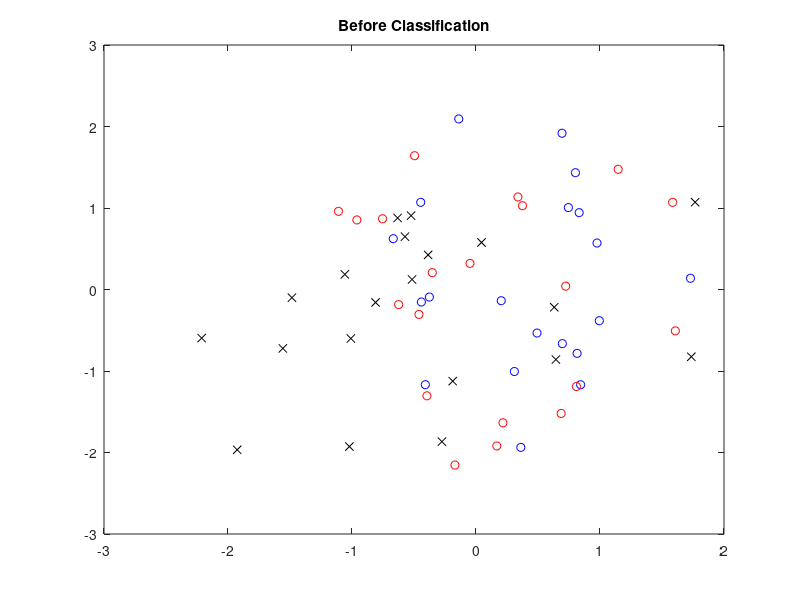
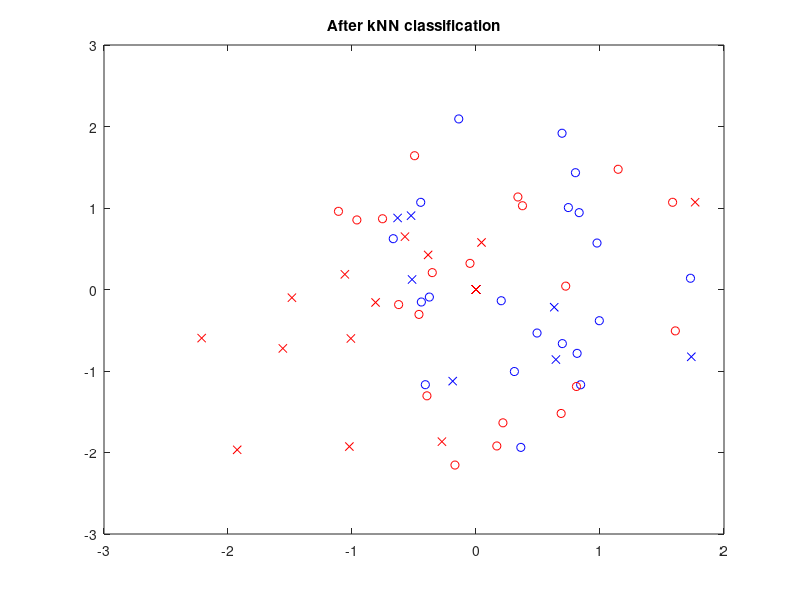
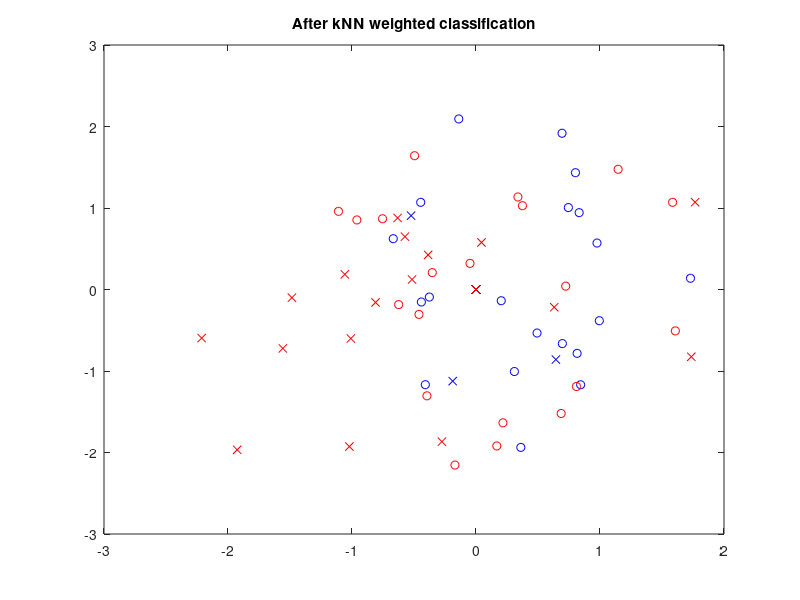

Write the MATLAB code that produced these figures, in order.
clc
clear
close all

%K number of nearest neighbours
K=3;

%create 2 classes Blue and Red
N=20;
Blue=randn(2,N);
Red=randn(2,N);

%create a bunch of random points to classify
n=20;
Black=randn(4,n);

%before classification
plot(Blue(1,:),Blue(2,:),'bo',Red(1,:),Red(2,:),'ro'...
    ,Black(1,:),Black(2,:),'kx');
title('Before Classification');



%euclidean distances between every black point and
%every blue and red point
db=zeros(N,n);
dr=zeros(N,n);
for i=1:length(Blue)
    for j=1:length(Black)
        db(i,j)=sqrt(((Blue(1,i)-Black(1,j)).^2+((Blue(2,i)-Black(2,j)).^2)));
        dr(i,j)=sqrt(((Red(1,i)-Black(1,j)).^2+((Red(2,i)-Black(2,j)).^2)));
    end
end

%sort distances for every black point

 blktobludist=sort(db);
 blktoreddist=sort(dr);


%take only first K distances for every black point
Kblktobludist=blktobludist(1:K,:);
Kblktoreddist=blktoreddist(1:K,:);

X=zeros(1,length(Black));
Kblktobludist=vertcat(Kblktobludist,X);
Kblktoreddist=vertcat(Kblktoreddist,X);

%Compare both the distance vectors find the first K nearest whether 
%blue or red
for j=1:length(Black)
    blu=0;
    red=0;
    weightedblu=0;
    weightedred=0;
    count=0;
    temp1=Kblktobludist(1,j);
    temp2=Kblktoreddist(1,j);
    while blu+red < K
        if temp1<temp2
            blu=blu+1;
            
            %assigning weights to blue points
            weightedblu= weightedblu + (K-count)/(K*(K+1)/2);
            count=count+1;
            temp1=Kblktobludist(blu+1,j);
        else
            red=red+1;
            
            %assigning weights to red points
            weightedred= weightedred + (K-count)/(K*(K+1)/2);
            count=count+1;
            temp2=Kblktoreddist(red+1,j);
        end
       
        blupointsdist=Kblktobludist(1:blu,j);
        redpointsdist=Kblktoreddist(1:red,j);
        
        %K nearest neightbours compare no. of blue and red
        if blu>red
            tag = 1;
        else
            tag = 0;
        end
    
        if tag==1
            Black(3,j)=1;
        else
            Black(3,j)=0;
        end
        
        %Compare weights of K nearest neighbours
        if weightedblu>weightedred
            tag = 1;
        else
            tag = 0;
        end
    
        if tag==1
            Black(4,j)=1;
        else
            Black(4,j)=0;
        end
    end
end

%assigning matrices for kNN
Blux=zeros(4,length(Black));
Redx=zeros(4,length(Black));
for k=1:length(Black)
    if Black(3,k)==1
        Blux(:,k)=Black(:,k);
    else 
        Redx(:,k)=Black(:,k);
    end
end

%assigning matrices for kNN with weights
wBlux=zeros(4,length(Black));
wRedx=zeros(4,length(Black));
for k=1:length(Black)
    if Black(4,k)==1
        wBlux(:,k)=Black(:,k);
    else 
        wRedx(:,k)=Black(:,k);
    end
end


figure
plot(Blue(1,:),Blue(2,:),'bo',Red(1,:),Red(2,:),'ro'...
   ,Blux(1,:),Blux(2,:),'bx', Redx(1,:),Redx(2,:),'rx');
title('After kNN classification');


figure
plot(Blue(1,:),Blue(2,:),'bo',Red(1,:),Red(2,:),'ro'...
   ,wBlux(1,:),wBlux(2,:),'bx', wRedx(1,:),wRedx(2,:),'rx');
title('After kNN weighted classification');




